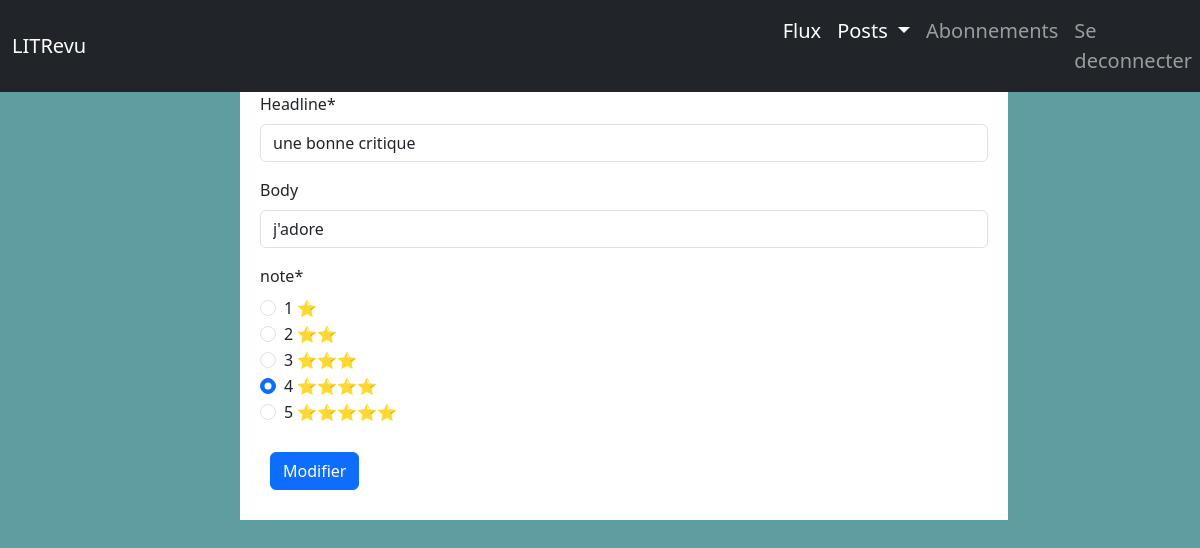
/reviews/13/edit (signed in), run on the app's committed database.
### blog/models.py (models this page shows, shortened)
class Review(models.Model):
    ticket = models.ForeignKey(to=Ticket, on_delete=models.CASCADE)
    rating = models.PositiveSmallIntegerField(
        validators=[MinValueValidator(0), MaxValueValidator(5)])
    headline = models.CharField(max_length=128)
    body = models.CharField(max_length=8192, blank=True)
    user = models.ForeignKey(
        to=settings.AUTH_USER_MODEL, on_delete=models.CASCADE)
    time_created = models.DateTimeField(auto_now_add=True)

### blog/views.py (the view)
# urls.py: path('reviews/<int:pk>/edit', ReviewUpdateView.as_view(), name='review_edit'),
class ReviewUpdateView(LoginRequiredMixin, UpdateView):
    model = Review
    form_class = forms.ReviewForm
    template_name = "blog/create_review.html"
    success_url = reverse_lazy('home')
    def get_context_data(self, **kwargs):
        context = super().get_context_data(**kwargs)
        context["submit_text"] = "Modifier"
        return context

### blog/forms.py
class ReviewForm(forms.ModelForm):
    RATING_CHOICES = [
        ('1', '1 ⭐ '),
        ('2', '2 ⭐⭐ '),
        ('3', '3 ⭐⭐⭐ '),
        ('4', '4 ⭐⭐⭐⭐'),
        ('5', '5 ⭐⭐⭐⭐⭐ ')
    ]
    rating = forms.ChoiceField(
        choices=RATING_CHOICES,
        widget=forms.RadioSelect,
        label='note'
    )
    class Meta:
        model = Review
        fields = ['headline', 'body', 'rating']

### blog/templates/blog/create_review.html (shortened to what this page needs)
{% extends 'base.html' %}
{% load crispy_forms_tags %}
{% block content %}
    {% if submit_text == 'Créer' %}
        <h2>Créer une critique de</h2>
    {% else %}
        <h2>Modifier votre critique</h2>
    {% endif %}
        <form method="post">
            {{ form|crispy }}
            <button class="btn btn-primary" type="submit">{{ submit_text }}</button>
        </form>
{% endblock content %}

### static/css/styles.css (style rules this page uses)
* { margin: 0; padding: 0; box-sizing: border-box; }
body { width: 80%; margin-left: 20%; margin-right: 20%; }
.bg-image { background-color: cadetblue; }
button { margin: 10px; }

### data on the page
Review: headline "une bonne critique", body "j'adore", rating "☐ 1 ⭐ ☐ 2 ⭐⭐ ☐ 3 ⭐⭐⭐ ☑ 4 ⭐⭐⭐⭐ ☐ 5 ⭐⭐⭐⭐⭐"

### other printed values
{{ submit_text }} "Modifier"
